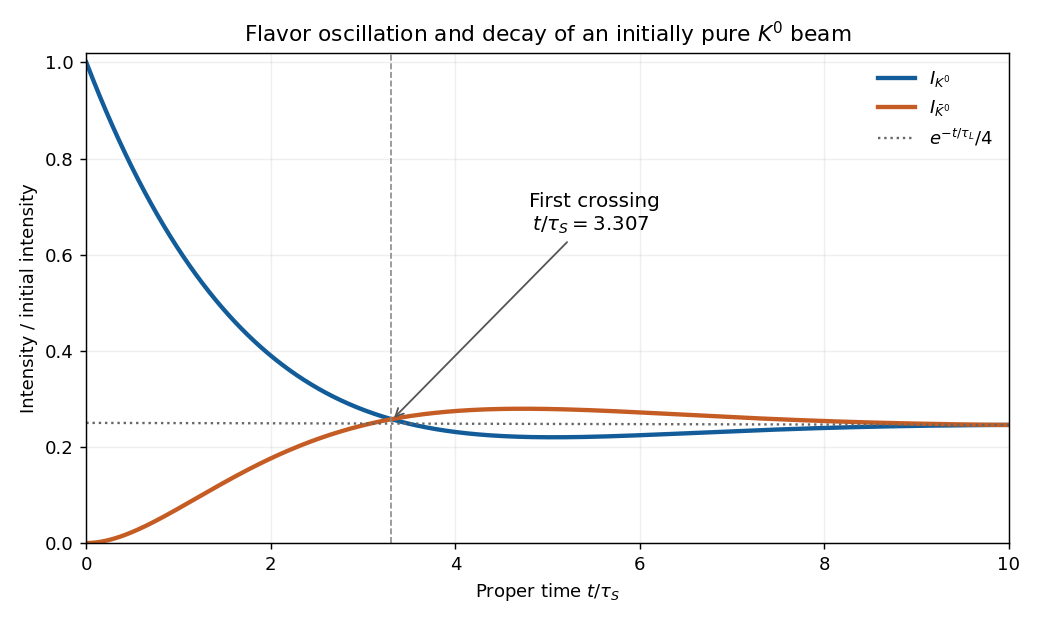

Recreate this plot in Python.
"""Original solution figure; Python 3.14, NumPy 2.3.5, Matplotlib 3.10.7.

Dependencies are declared in the repository pyproject.toml. The only output is
this script's PNG basename in the caller's current working directory.
"""
from pathlib import Path
import matplotlib
matplotlib.use("Agg")
import matplotlib.pyplot as plt
import numpy as np


def line(ax, a, b, kind="fermion", reverse=False, label=None):
    a,b=np.asarray(a,dtype=float),np.asarray(b,dtype=float)
    d=b-a; n=np.array([-d[1],d[0]])/np.linalg.norm(d)
    if kind in ("wave","gluon"):
        t=np.linspace(0,1,300)
        phase=14*np.pi*t
        z=a[:,None]+d[:,None]*t+0.048*n[:,None]*np.sin(phase)
        if kind=="gluon":
            z+=0.035*(d/np.linalg.norm(d))[:,None]*(np.cos(phase)-1)*np.sin(np.pi*t)
        ax.plot(*z,color="#23628a",lw=1.7)
    else:
        ax.plot([a[0],b[0]],[a[1],b[1]],color="#282e33",lw=1.6)
        if kind=="fermion":
            v,w=(b,a) if reverse else (a,b)
            ax.annotate("",xy=v+.61*(w-v),xytext=v+.43*(w-v),
                        arrowprops=dict(arrowstyle="-|>",color="#282e33",lw=1.25))
    if label:
        pos=(a+b)/2+.18*n
        ax.text(*pos,label,ha="center",va="center",fontsize=11,color="#164866",
                bbox=dict(facecolor="white",edgecolor="none",pad=.5))


def txt(ax,x,y,s,size=12,**kw):
    ax.text(x,y,s,ha="center",va="center",fontsize=size,**kw)


def setup(ax,xlim=(-.2,7.1),ylim=(-1,3.7)):
    ax.set_xlim(*xlim);ax.set_ylim(*ylim);ax.axis("off")


def dot(ax,*v):
    ax.plot(*v,"o",color="#282e33",ms=3)


def save(fig):
    fig.savefig(Path.cwd()/Path(__file__).with_suffix(".png").name,
                dpi=130,facecolor="white",transparent=False)
    plt.close(fig)


def main():
    x=np.linspace(0,10,1001)
    tau_s=8.958e-11;tau_l=5.18e-8;hbar=6.582119569e-22
    omega=3.49e-12*tau_s/hbar;r=tau_s/tau_l
    common=np.exp(-x)+np.exp(-r*x)
    interference=2*np.exp(-(1+r)*x/2)*np.cos(omega*x)
    fig,ax=plt.subplots(figsize=(8.0,4.8))
    ax.plot(x,(common+interference)/4,label=r"$I_{K^0}$",lw=2.4,color="#125c99")
    ax.plot(x,(common-interference)/4,label=r"$I_{\bar K^0}$",lw=2.4,color="#c45c23")
    ax.plot(x,np.exp(-r*x)/4,ls=":",color="#666666",lw=1.3,label=r"$e^{-t/\tau_L}/4$")
    cross=np.pi/(2*omega)
    ax.axvline(cross,color="#888888",ls="--",lw=.9)
    ax.annotate("First crossing\n$\\,t/\\tau_S=3.307$",xy=(cross,.255),xytext=(4.8,.65),
                arrowprops=dict(arrowstyle="->",color="#555555"),fontsize=11)
    ax.set(xlim=(0,10),ylim=(0,1.02),xlabel=r"Proper time $t/\tau_S$",ylabel="Intensity / initial intensity",
           title="Flavor oscillation and decay of an initially pure $K^0$ beam")
    ax.grid(alpha=.2);ax.legend(loc="upper right",frameon=False)
    fig.tight_layout();save(fig)

if __name__=="__main__":main()
